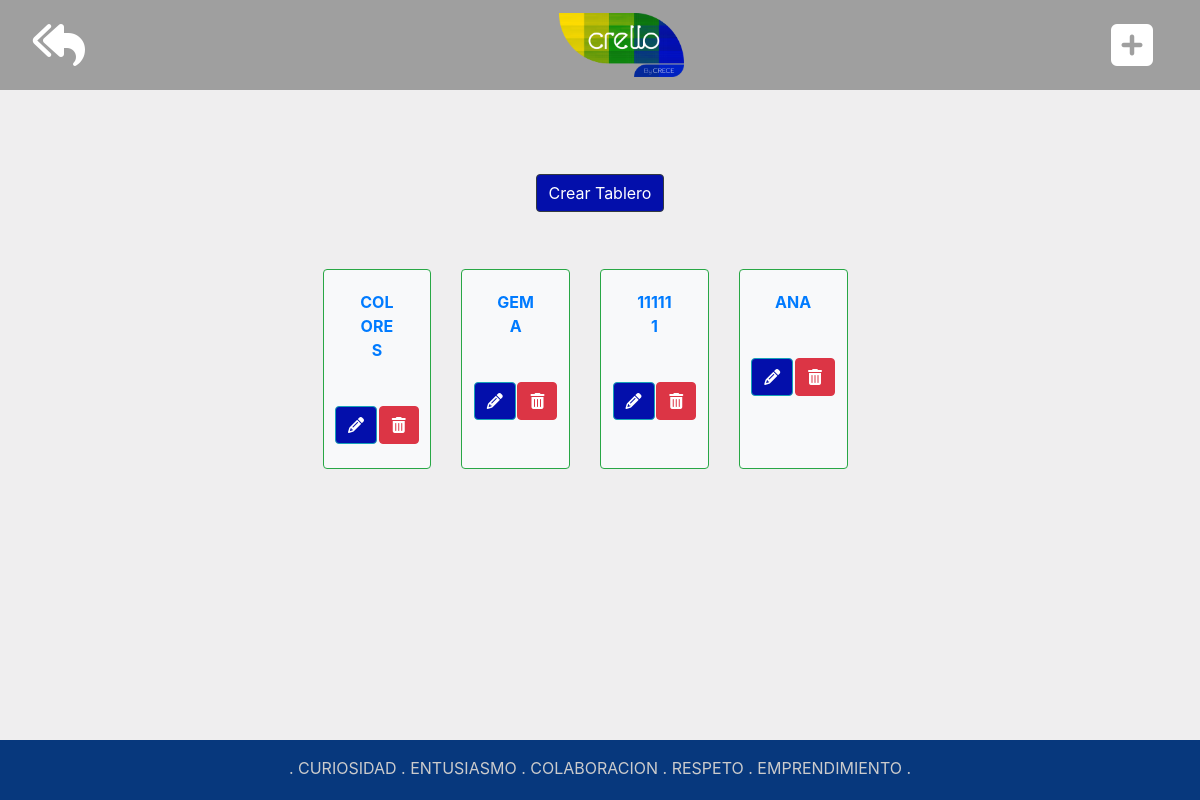
The app's page /crello/contenedorTablero/, older data.
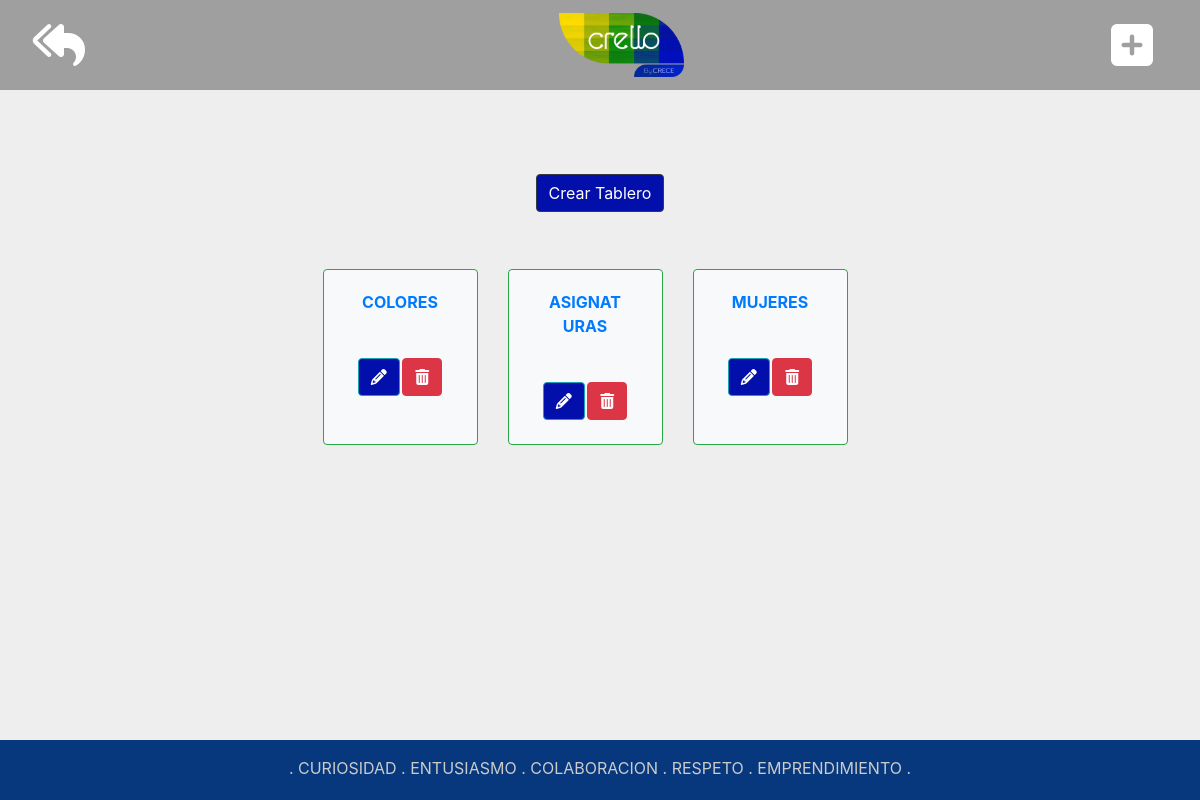
The same page, newer data.
### crello/models.py (models this page shows)
class Tablero(models.Model):
    nombre = models.CharField(max_length=60,verbose_name='NOMBRE')

### crello/views.py (the view)
# urls.py: path('contenedorTablero/', views.consultar_tab, name='consultar_tab'),
def consultar_tab(request):
    templ = 'crello/contenedorTablero.html'
    listado_tablero=Tablero.objects.all()
    contexto={}
    contexto['objectlist']=listado_tablero
    return render(request,templ,contexto)

### crello/templates/crello/contenedorTablero.html
{% extends 'crello/plantilla.html' %} {% block title %} TABLEROS {% endblock title %} {% block content %}
<br>
<div class="container d-flex justify-content-center">
    <a class="btn btn-dark text-white" href="{% url 'crear_tab' %}" style="margin-bottom:3%; background-color:#030fab;"> Crear Tablero</a>
</div>
<br>
<div class="container-fluid d-flex justify-content-center row row-cols-4">
    <div class="card-deck col-6">
        {% for tablero in objectlist %}
        <div class="card bg-light border-success col-6">
            <div>
                <div class="card-body text-center">
                    <a class="card-title text-uppercase text-center text-primary font-weight-bolder" style="color:#030fab;" href="{% url 'consultar_lista' tablero.id %}">{{tablero.nombre}}</a>
                </div>
                <br>
                <div class="d-flex justify-content-center">
                    <a class="btn btn-info" style="background-color:#030fab; margin-right: 2%;" href="{% url 'editar_tab' tablero.id %}"><i class="fa fa-pencil text-white" aria-hidden="true"></i></a>
                    <a class="btn btn-danger" href="{% url 'eliminar_tab' tablero.id %}"><i class="fa fa-trash text-white" aria-hidden="true"></i></a>
                </div>
                <br>
            </div>
        </div>
        {% endfor %}
    </div>
</div>
{% endblock content %}

Row changes from the older to the newer data that the page shows:
removed Tablero: nombre "111111"
changed Tablero: nombre "GEMA" → "ASIGNATURAS"
changed Tablero: nombre "ANA" → "MUJERES"
